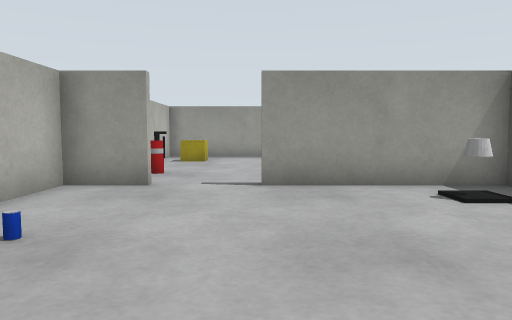
view 1 (above)

17 first-person views from a walk through a world built for the Gazebo simulator. The camera is 0.45 m above the floor, tilts 4° down and sees 70° across. The floor is counted in squares, 0.5 m on a side. Each view is taken from the middle of a square. On the plan, view 1 faces up. The plan holds only what a view shows up to about 12 squares ahead; the rest is blank. The place goes on beyond the plan.

view 2
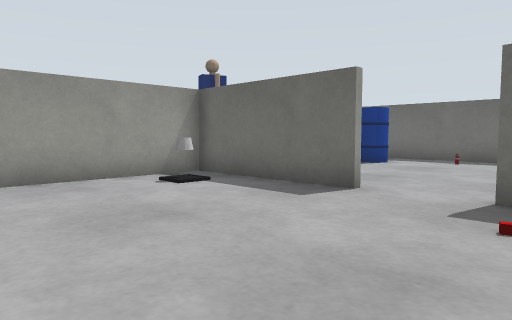

view 3
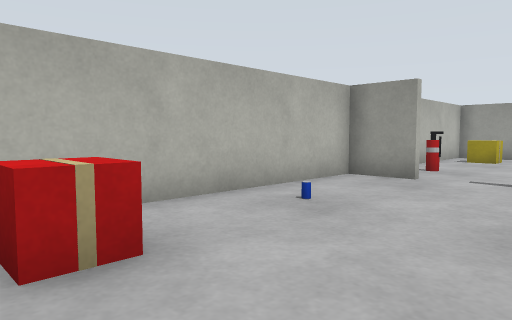

view 4
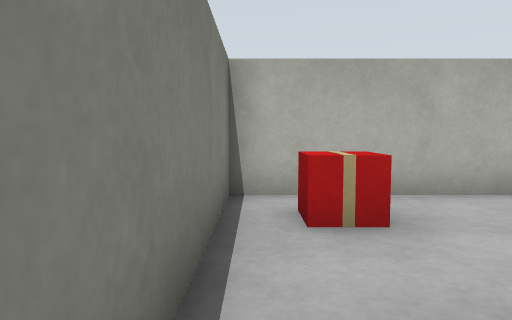

view 5
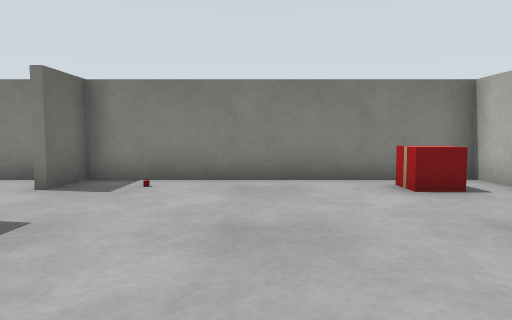

view 6
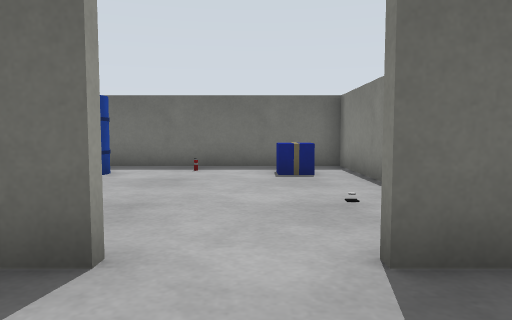

view 7
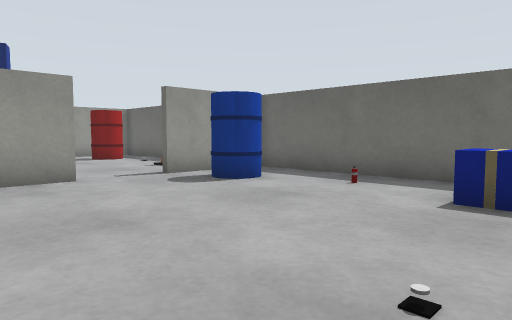

view 8
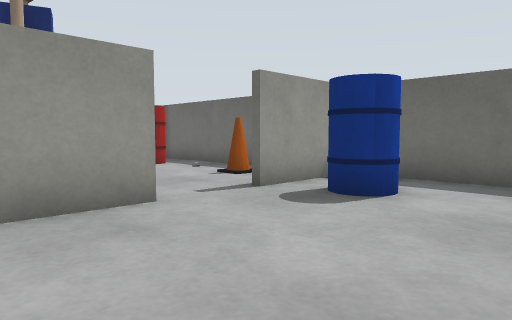

view 9
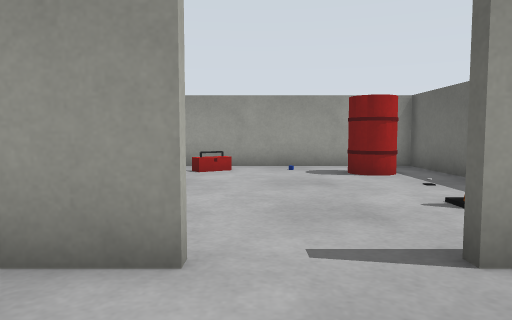

view 10
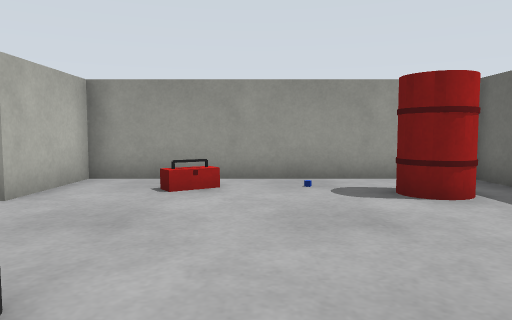

view 11
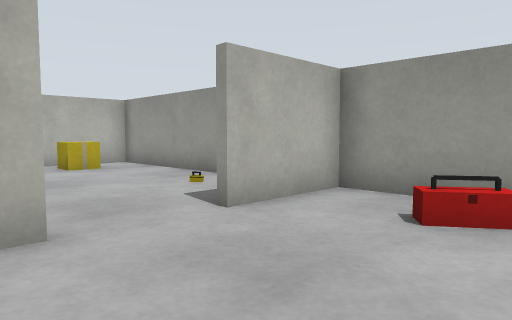

view 12
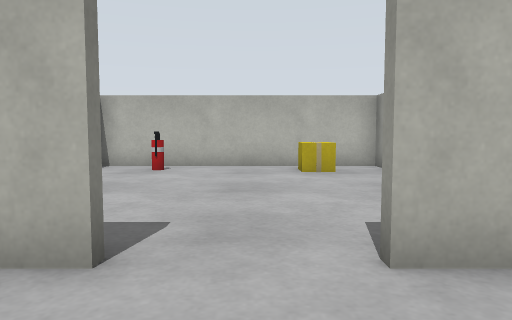

view 13
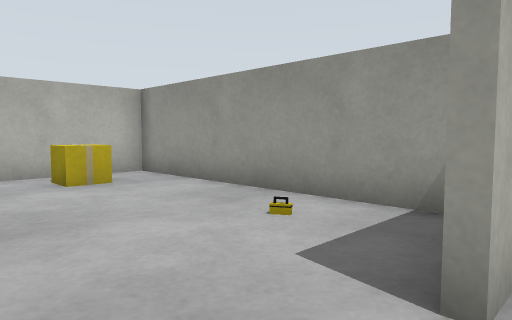

view 14
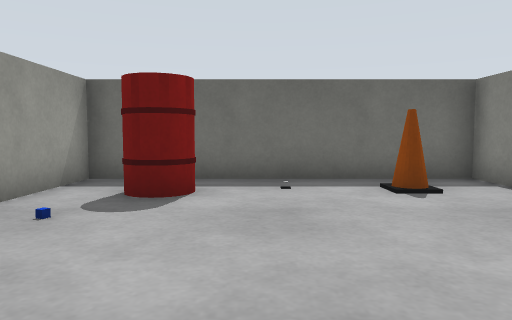

view 15
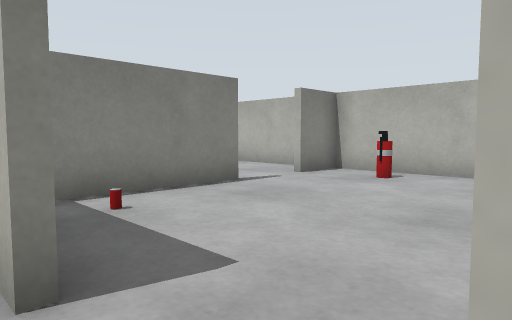

view 16
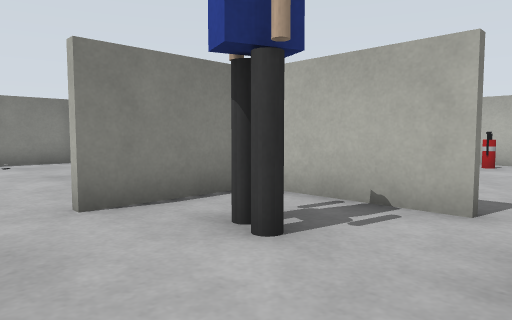

view 17
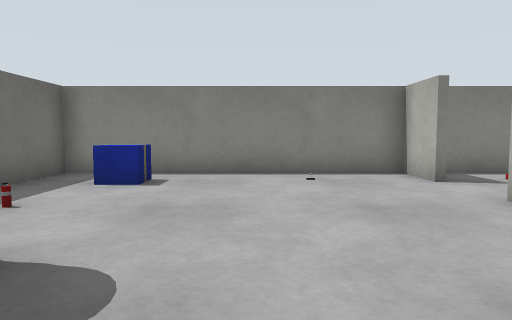

### Floor plan
Points are (right, up) in squares from view 1. A wall is a line through its corners. A room is listed if a view was taken in it or the views show most of it. See-through windows are left out.
Room 1 (views 1, 2, 3, 4, 5, 6)
walls: (4.4, 2) (4.4, 6.4) (0, 6.4); (-1.9, 6.4) (-3.5, 6.4); (4.4, -1.5) (4.4, 0.1); (-3.4, 7) (-3.4, -1.4) (4, -1.4)
ways out: opening at (4, 1.5) to room 2; opening at (-0.5, 7) to room 4
objects: other object (-2, 0); drink can (-2, 3); cone (3, 5)
Room 2 (views 7, 8, 9)
walls: (7.6, 6.4) (5.8, 6.4); (4.6, 0.1) (4.6, -1.5); (11.6, 6.4) (9.5, 6.4); (4, -1.4) (12.4, -1.4) (12.4, 6.2)
ways out: opening at (4, 1.5) to room 1; opening at (8.5, 7) to room 3
objects: other object (10, 0) to (11, 0); barrel (10, 5) to (11, 5); fire extinguisher (11, 3)
Room 3 (views 10, 11, 12, 13, 14, 15, 16, 17)
walls: (4.6, 10) (4.6, 7.1); (5.1, 6.6) (7.5, 6.6); (11.2, 6.6) (12.4, 6.6) (12.4, 14.4) (4.6, 14.4) (4.6, 11.9)
ways out: opening at (8.5, 7) to room 2; opening at (4, 10.5) to room 4
objects: other object (6, 8) to (7, 9); other object (7, 13); barrel (10, 12) to (11, 13); cone (11, 9)
Room 4 (no view inside)
walls: (0, 6.6) (3.5, 6.6); (3.6, 14.4) (-3.4, 14.4) (-3.4, 7); (-3.5, 6.6) (-1.9, 6.6)
ways out: opening at (-0.5, 7) to room 1; opening at (4, 10.5) to room 3
objects: fire extinguisher (-2, 9); other object (-2, 12) to (-2, 13); other object (2, 13); drink can (3, 8)

Where each view was taken, in squares from view 1:
view 1: 0 up, 0 right, facing up
view 2: 1 down, 1 left, facing up-right
view 3: 1 down, 1 right, facing up-left
view 4: 1 down, 2 right, facing left
view 5: 6 up, 1 right, facing down
view 6: 1 up, 2 right, facing right
view 7: 1 down, 5 right, facing up-right
view 8: 2 up, 5 right, facing up-right
view 9: 4 up, 8 right, facing up
view 10: 7 up, 8 right, facing up
view 11: 9 up, 8 right, facing up-left
view 12: 11 up, 7 right, facing left
view 13: 10 up, 5 right, facing up-left
view 14: 11 up, 5 right, facing right
view 15: 12 up, 5 right, facing down-left
view 16: 11 up, 9 right, facing down-left
view 17: 7 up, 8 right, facing down
